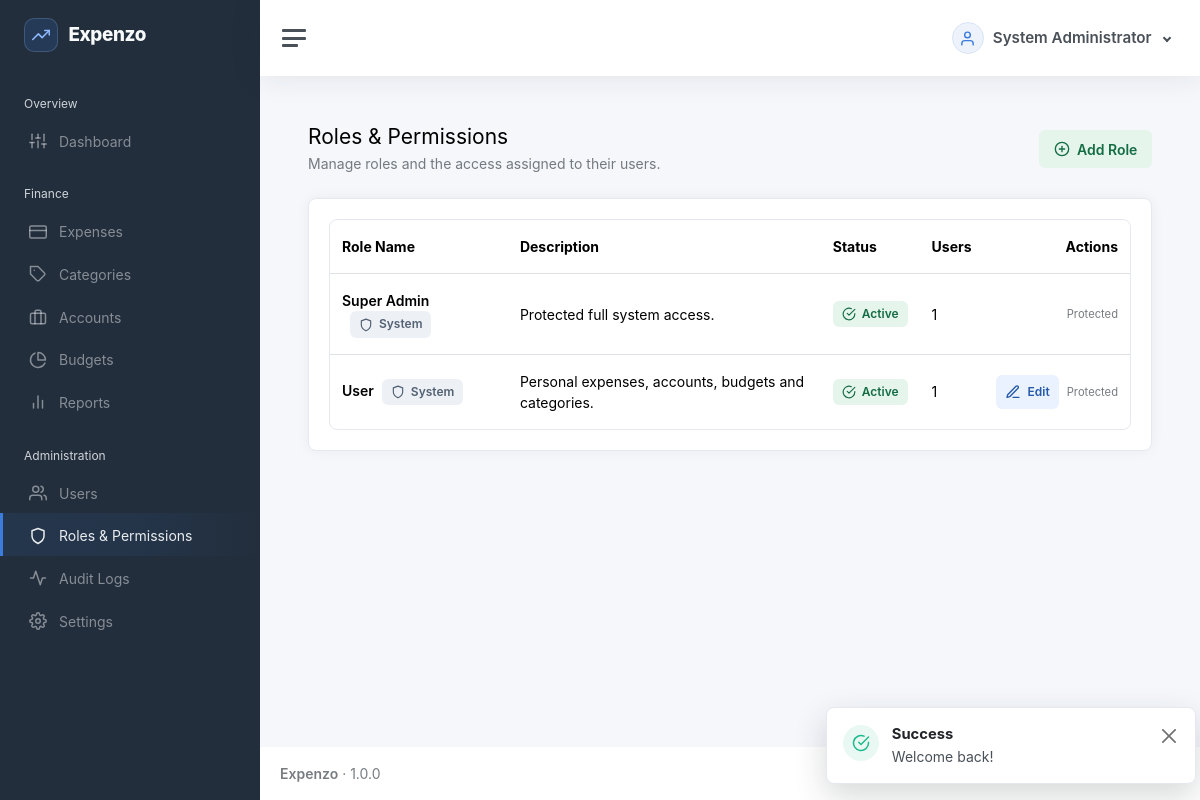
/roles (signed in), run on the app's committed database.
### tables this page shows
CREATE TABLE users (
  id BIGINT UNSIGNED AUTO_INCREMENT PRIMARY KEY,
  name VARCHAR(120) NOT NULL,
  email VARCHAR(190) NOT NULL UNIQUE,
  password_hash VARCHAR(255) NOT NULL,
  status ENUM('active','inactive') NOT NULL DEFAULT 'active',
  created_at DATETIME NOT NULL DEFAULT CURRENT_TIMESTAMP,
  updated_at DATETIME NOT NULL DEFAULT CURRENT_TIMESTAMP ON UPDATE CURRENT_TIMESTAMP,
  INDEX idx_users_status(status)
);

CREATE TABLE roles (
  id INT UNSIGNED AUTO_INCREMENT PRIMARY KEY,
  name VARCHAR(80) NOT NULL UNIQUE,
  description TEXT NULL,
  status ENUM('active','inactive') NOT NULL DEFAULT 'active',
  is_system TINYINT(1) NOT NULL DEFAULT 0,
  system_key VARCHAR(40) NULL UNIQUE,
  updated_at DATETIME NOT NULL DEFAULT CURRENT_TIMESTAMP ON UPDATE CURRENT_TIMESTAMP,
  created_at DATETIME NOT NULL DEFAULT CURRENT_TIMESTAMP
);

### app/Core/View.php (called while the page is built, shortened)
<?php
final class View {
 public static function render(string $view,array $data=[],string $layout='app'):void { extract($data); if (str_starts_with($view, 'errors/')) $layout = 'error'; $viewFile=dirname(__DIR__,2).'/resources/views/'.$view.'.php'; if(!is_file($viewFile)) throw new \RuntimeException('View not found: '.$view); ob_start(); require $viewFile; $content=ob_get_clean(); require dirname(__DIR__,2).'/resources/views/layouts/'.$layout.'.php'; }
}

### app/Controllers/RoleController.php (called while the page is built, shortened)
<?php
final class RoleController
{
    public function index(Request $r): void
    {
        PermissionMiddleware::require('roles.view');
        $rows = (new RoleRepository())->all();
        View::render('roles/index', compact('rows'));
    }
}

### public/index.php (called while the page is built, shortened)
<?php
require dirname(__DIR__).'/app/Core/Autoloader.php';
require dirname(__DIR__).'/app/Helpers/helpers.php';
$router=new Router();(require dirname(__DIR__).'/routes/web.php')($router);$router->dispatch(new Request());

### app/Core/Database.php (called while the page is built, shortened)
<?php
final class Database {
    private static ?PDO $pdo=null;
    public static function connection(): PDO {
        if (self::$pdo) return self::$pdo;
        $c=require dirname(__DIR__,2).'/config/database.php';
        $dsn=sprintf('mysql:host=%s;port=%s;dbname=%s;charset=%s',$c['host'],$c['port'],$c['database'],$c['charset']);
        self::$pdo=new PDO($dsn,$c['username'],$c['password'],[
          PDO::ATTR_ERRMODE=>PDO::ERRMODE_EXCEPTION,
          PDO::ATTR_DEFAULT_FETCH_MODE=>PDO::FETCH_ASSOC,
          PDO::ATTR_EMULATE_PREPARES=>false,
        ]);
        return self::$pdo;
    }
}

### app/Repositories/RoleRepository.php (called while the page is built, shortened)
<?php
final class RoleRepository
{
    public function all(): array
    {
        return Database::connection()->query('SELECT r.*,(SELECT COUNT(*) FROM user_roles ur WHERE ur.role_id=r.id) user_count FROM roles r ORDER BY r.is_system DESC,r.name')->fetchAll();
    }
}

### app/Helpers/helpers.php (called while the page is built, shortened)
<?php
function e(mixed $v):string{return htmlspecialchars((string)$v,ENT_QUOTES,'UTF-8');}
function url(string $path=''):string{$base=rtrim(str_replace('\\','/',dirname($_SERVER['SCRIPT_NAME']??'')),'/'); if($base==='/'||$base==='.')$base=''; return $base.'/'.ltrim($path,'/');}
function asset(string $path):string{
    $relative = ltrim($path, '/');
    $file = dirname(__DIR__,2).'/public/assets/'.$relative;
    return url('assets/'.$relative).(is_file($file) ? '?v='.filemtime($file) : '');
}
function auth_user():?array{return Session::get('user');}
function can(string $permission):bool{return in_array($permission,Session::get('permissions',[]),true);}
function landing_path():string {
    foreach (['dashboard','expenses','categories','accounts','budgets','reports','users','roles','settings'] as $module) {
        if(can($module.'.view')) return '/'.$module;
    }
    return '/dashboard';
}

### app/Core/Session.php (called while the page is built, shortened)
<?php
final class Session {
 public static function start():void{ $c=require dirname(__DIR__,2).'/config/app.php'; }
 public static function get(string $k,mixed $d=null):mixed{return $_SESSION[$k]??$d;}
}

### app/Core/Autoloader.php (called while the page is built, shortened)
<?php
spl_autoload_register(function (string $class): void {
    $prefix = 'App\\';
    $relative = substr($class, strlen($prefix));
    $file = __DIR__ . '/../' . str_replace('\\', '/', $relative) . '.php';
});

### app/Services/Authorization.php (called while the page is built, shortened)
<?php
final class Authorization
{
    public static function superAdmin(array $actor): bool
    {
        return ($actor['system_key'] ?? '') === 'super_admin' && ($actor['role_status'] ?? '') === 'active';
    }
    public static function canManageRole(array $actor, array $role): bool
    {
        if (($role['system_key'] ?? '') === 'super_admin') return false;
        if (self::superAdmin($actor)) return true;
        return !array_diff((new RoleRepository())->permissionNames((int)$role['id']), self::grantablePermissions($actor));
    }
}

### config/database.php (called while the page is built, shortened)
<?php
return [
 'host'=>getenv('DB_HOST') ?: ($_ENV['DB_HOST'] ?? '127.0.0.1'),
 'port'=>getenv('DB_PORT') ?: ($_ENV['DB_PORT'] ?? '3306'),
 'database'=>getenv('DB_DATABASE') ?: ($_ENV['DB_DATABASE'] ?? 'expenzo'),
 'username'=>getenv('DB_USERNAME') ?: ($_ENV['DB_USERNAME'] ?? 'root'),
 'password'=>getenv('DB_PASSWORD') ?: ($_ENV['DB_PASSWORD'] ?? ''),
 'charset'=>'utf8mb4',
];

### app/Repositories/UserRepository.php (called while the page is built, shortened)
<?php
final class UserRepository
{
    public function findWithRole(int $id): ?array
    {
        $s = Database::connection()->prepare('SELECT u.*,r.id role_id,r.name role_name,r.status role_status,r.system_key
            FROM users u LEFT JOIN user_roles ur ON ur.user_id=u.id LEFT JOIN roles r ON r.id=ur.role_id WHERE u.id=?');
        $s->execute([$id]);
        $user = $s->fetch();
        $user['permissions'] = $user['role_status'] === 'active' ? (new RoleRepository())->permissionNames((int)$user['role_id']) : [];
        return $user;
    }
}

### app/Middleware/PermissionMiddleware.php (called while the page is built, shortened)
<?php
final class PermissionMiddleware
{
    public static function require(string $permission): void
    {
        $user = (new UserRepository())->findWithRole((int)Session::get('user_id'));
    }
}

### app/Core/Request.php (called while the page is built, shortened)
<?php
final class Request {
 public function path():string { $path=parse_url($_SERVER['REQUEST_URI']??'/',PHP_URL_PATH) ?: '/'; $base=rtrim(str_replace('\\','/',dirname($_SERVER['SCRIPT_NAME']??'')),'/'); return '/'.ltrim($path,'/'); }
}

### resources/views/roles/index.php (the view, shortened to what this page needs)
<?php
require dirname(__DIR__).'/partials/page-header.php';
?>
<div class="card"><div class="card-body"><div class="table-responsive" role="region" aria-label="Roles table" tabindex="0">
<table class="table crud-table mb-0">
<thead><tr><th>Role Name</th><th>Description</th><th>Status</th><th>Users</th><th class="text-end">Actions</th></tr></thead>
<tbody>
<?php foreach ($rows as $role): $manageable = Authorization::canManageRole(auth_user(), $role); ?>
<tr><td><strong><?=e($role['name'])?></strong><?php if ($role['is_system']): ?><span class="status-badge status-badge--neutral ms-2"><i data-feather="shield" aria-hidden="true"></i>System</span><?php endif; ?></td>
<td class="table-description"><?=e($role['description'] ?? '')?></td>
<td><span class="status-badge status-badge--<?=in_array($role['status'], ['active', 'posted'], true) ? 'success' : 'neutral'?>"><i data-feather="<?=in_array($role['status'], ['active', 'posted'], true) ? 'check-circle' : 'pause-circle'?>" aria-hidden="true"></i><?=e(ucfirst($role['status']))?></span></td>
<td><?=e($role['user_count'])?></td><td><div class="table-actions">
<?php if (can('roles.edit') && can('permissions.manage') && $manageable): ?><a class="action-button action-button--primary btn btn-sm btn-outline-primary" href="<?=e(url('roles/'.$role['id'].'/edit'))?>"><i data-feather="edit-3" aria-hidden="true"></i>Edit<span class="visually-hidden"> <?=e($role['name'])?></span></a><?php endif; ?>
<?php if (can('roles.delete') && $manageable && !$role['is_system'] && !(int)$role['user_count']): ?>
<form method="post" action="<?=e(url('roles/'.$role['id'].'/delete'))?>" data-confirm-title="Delete Role" data-confirm-subtitle="This action cannot be undone." data-confirm-message="Deleting <?=e($role['name'])?> permanently removes the role. This is only allowed when no users are assigned to it." data-confirm-button="Delete Role"><?=csrf_field()?><button class="action-button action-button--danger btn btn-sm btn-outline-danger"><i data-feather="trash-2" aria-hidden="true"></i>Delete<span class="visually-hidden"> <?=e($role['name'])?></span></button></form>
<?php elseif ($role['is_system']): ?><span class="text-muted small">Protected</span>
<?php elseif ((int)$role['user_count']): ?><span class="text-muted small">Assigned</span><?php endif; ?>
</div></td></tr>
<?php endforeach; ?>
</tbody></table>
</div></div></div>

### app/Core/Router.php (shortened to what this page needs)
<?php
final class Router { private array $routes=[];
 private function add(string $method,string $path,string $handler):void{$this->routes[] = compact('method','path','handler');}
 public function dispatch(Request $request):void{foreach($this->routes as $r){if($r['method']!==$request->method())continue;$pattern=preg_replace('#\\{([a-zA-Z_][a-zA-Z0-9_]*)\\}#','(?P<$1>[^/]+)',str_replace('/','\/',$r['path']));if(preg_match('#^'.$pattern.'$#',$request->path(),$m)){[$class,$method]=explode('@',$r['handler']);$controller=new $class();$params=[];foreach($m as $k=>$v)if(!is_int($k))$params[]=$v; $controller->$method($request,...$params);return;}} Response::status(404); View::render('errors/404',[], 'app');}
}

### resources/views/layouts/app.php (shortened to what this page needs)
<?php
$sidebarPath = rtrim((new \App\Core\Request())->path(), '/') ?: '/';
$navigation = [
    'Overview' => ['dashboard' => ['Dashboard', 'sliders', 'dashboard.view']],
    'Finance' => [
        'expenses' => ['Expenses', 'credit-card', 'expenses.view'],
        'categories' => ['Categories', 'tag', 'categories.view'],
        'accounts' => ['Accounts', 'briefcase', 'accounts.view'],
        'budgets' => ['Budgets', 'pie-chart', 'budgets.view'],
        'reports' => ['Reports', 'bar-chart-2', 'reports.view'],
    ],
    'Administration' => [
        'users' => ['Users', 'users', 'users.view'],
        'roles' => ['Roles & Permissions', 'shield', 'roles.view'],
        'audit-logs' => ['Audit Logs', 'activity', 'audit.view'],
        'settings' => ['Settings', 'settings', 'settings.view'],
    ],
];
$currentUser = auth_user() ?? [];
$currentUserName = $currentUser['name'] ?? 'User';
?>
<!doctype html>
<html lang="en">
<head>
    <link href="<?= asset('app.css') ?>" rel="stylesheet">
    <link href="<?= asset('crud.css') ?>" rel="stylesheet">
</head>
<body>
    <div class="wrapper">
        <nav id="sidebar" class="sidebar js-sidebar">
            <div class="sidebar-content js-simplebar">
                <a class="sidebar-brand app-sidebar-brand" href="<?= e(url(landing_path())) ?>"><span class="sidebar-brand-mark"><i data-feather="trending-up" aria-hidden="true"></i></span><span class="align-middle brand-mini"><?= e(APP_NAME) ?></span></a>
                <ul class="sidebar-nav">
                    <?php foreach ($navigation as $group => $items):
                        $visible = array_filter($items, static fn(array $item): bool => can($item[2]));
                        ?>
                        <li class="sidebar-header"><?= e($group) ?></li>
                        <?php foreach ($visible as $section => [$label, $icon, $permission]):
                            $active = $sidebarPath === '/' . $section || str_starts_with($sidebarPath, '/' . $section . '/') || ($section === 'dashboard' && $sidebarPath === '/');
                            ?>
                            <li class="sidebar-item <?= $active ? 'active' : '' ?>"><a class="sidebar-link"
                                    href="<?= e(url($section)) ?>"><i class="align-middle" data-feather="<?= e($icon) ?>"></i><span
                                        class="align-middle"><?= e($label) ?></span></a></li>
                        <?php endforeach; endforeach; ?>
                </ul>
            </div>
        </nav>
        <div class="main">
            <nav class="navbar navbar-expand navbar-light navbar-bg">
                <a class="sidebar-toggle js-sidebar-toggle" role="button" tabindex="0" aria-label="Toggle navigation"><i
                        class="hamburger align-self-center"></i></a>
                <div class="navbar-collapse collapse">
                    <ul class="navbar-nav navbar-align">
                        <li class="nav-item dropdown">
                            <a class="nav-link user-menu-toggle dropdown-toggle" href="#" data-bs-toggle="dropdown"
                                aria-expanded="false">
                                <span class="user-menu-avatar"><i data-feather="user"></i></span>
                                <span class="user-menu-name"><?= e($currentUserName) ?></span>
                            </a>
                        </li>
                    </ul>
                </div>
            </nav>
            <main class="content">
                <div class="container-fluid p-0">
                    <?= $content ?>
                </div>
            </main>
            <footer class="footer">
                <div class="container-fluid">
                    <div class="row text-muted">
                        <div class="col-6 text-start">
                            <p class="mb-0"><strong><?= e(APP_NAME) ?></strong> &middot; <?= APP_VERSION ?></p>
                        </div>
                        <div class="col-6 text-end">All Rights Reserved &copy; <?= date('Y') ?></div>
                    </div>
                </div>
            </footer>
        </div>
    </div>
    <?php require dirname(__DIR__).'/partials/toasts.php'; ?>
</body>
</html>

### data on the page
users: name "System Administrator"
roles: name "Super Admin", is_system 1 (drawn), description "Protected full system access.", status "Active", user_count "1"
roles: name "User", is_system 1 (drawn), description "Personal expenses, accounts, budgets and categories.", status "Active", user_count "1"

### other printed values
$group "Overview"
$label "Dashboard"
$group "Finance"
$label "Expenses"
$label "Categories"
$label "Accounts"
$label "Budgets"
$label "Reports"
$group "Administration"
$label "Users"
$label "Roles & Permissions"
$label "Audit Logs"
$label "Settings"
$toast['label'] "Success"
$toast['message'] "Welcome back!"
